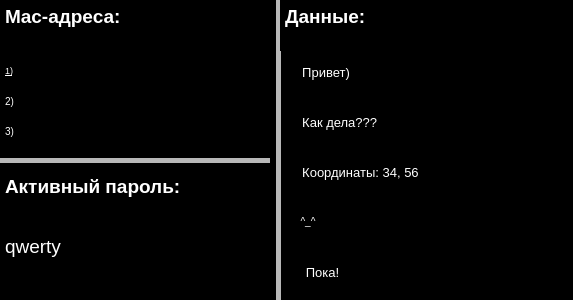
<?xml version="1.0" encoding="UTF-8"?>
<ui version="4.0">
 <class>Dialog</class>
 <widget class="QDialog" name="Dialog">
  <property name="geometry">
   <rect>
    <x>0</x>
    <y>0</y>
    <width>573</width>
    <height>300</height>
   </rect>
  </property>
  <property name="sizeIncrement">
   <size>
    <width>640</width>
    <height>480</height>
   </size>
  </property>
  <property name="windowTitle">
   <string>Program</string>
  </property>
  <property name="styleSheet">
   <string notr="true">background-color:rgb(0, 0, 0)</string>
  </property>
  <widget class="Line" name="line">
   <property name="geometry">
    <rect>
     <x>270</x>
     <y>-20</y>
     <width>16</width>
     <height>321</height>
    </rect>
   </property>
   <property name="minimumSize">
    <size>
     <width>0</width>
     <height>0</height>
    </size>
   </property>
   <property name="sizeIncrement">
    <size>
     <width>90</width>
     <height>90</height>
    </size>
   </property>
   <property name="baseSize">
    <size>
     <width>90</width>
     <height>90</height>
    </size>
   </property>
   <property name="font">
    <font>
     <family>Niagara Solid</family>
    </font>
   </property>
   <property name="mouseTracking">
    <bool>false</bool>
   </property>
   <property name="tabletTracking">
    <bool>false</bool>
   </property>
   <property name="acceptDrops">
    <bool>false</bool>
   </property>
   <property name="autoFillBackground">
    <bool>false</bool>
   </property>
   <property name="midLineWidth">
    <number>5</number>
   </property>
   <property name="orientation">
    <enum>Qt::Vertical</enum>
   </property>
  </widget>
  <widget class="Line" name="line_2">
   <property name="geometry">
    <rect>
     <x>-10</x>
     <y>150</y>
     <width>281</width>
     <height>20</height>
    </rect>
   </property>
   <property name="midLineWidth">
    <number>5</number>
   </property>
   <property name="orientation">
    <enum>Qt::Horizontal</enum>
   </property>
  </widget>
  <widget class="QTextBrowser" name="textBrowser">
   <property name="geometry">
    <rect>
     <x>0</x>
     <y>0</y>
     <width>271</width>
     <height>61</height>
    </rect>
   </property>
   <property name="styleSheet">
    <string notr="true">background-color: rgb(0, 0, 0);
color: rgb(255, 255, 255);</string>
   </property>
   <property name="html">
    <string>&lt;!DOCTYPE HTML PUBLIC &quot;-//W3C//DTD HTML 4.0//EN&quot; &quot;http://www.w3.org/TR/REC-html40/strict.dtd&quot;&gt;
&lt;html&gt;&lt;head&gt;&lt;meta name=&quot;qrichtext&quot; content=&quot;1&quot; /&gt;&lt;style type=&quot;text/css&quot;&gt;
p, li { white-space: pre-wrap; }
&lt;/style&gt;&lt;/head&gt;&lt;body style=&quot; font-family:'MS Shell Dlg 2'; font-size:7.8pt; font-weight:400; font-style:normal;&quot;&gt;
&lt;p style=&quot; margin-top:0px; margin-bottom:0px; margin-left:0px; margin-right:0px; -qt-block-indent:0; text-indent:0px;&quot;&gt;&lt;span style=&quot; font-size:14pt; font-weight:600;&quot;&gt;Mac-адреса:&lt;/span&gt;&lt;/p&gt;&lt;/body&gt;&lt;/html&gt;</string>
   </property>
  </widget>
  <widget class="QTextBrowser" name="textBrowser_2">
   <property name="geometry">
    <rect>
     <x>0</x>
     <y>60</y>
     <width>31</width>
     <height>31</height>
    </rect>
   </property>
   <property name="styleSheet">
    <string notr="true">background-color: rgb(0, 0, 0);
color: rgb(255, 255, 255);</string>
   </property>
   <property name="html">
    <string>&lt;!DOCTYPE HTML PUBLIC &quot;-//W3C//DTD HTML 4.0//EN&quot; &quot;http://www.w3.org/TR/REC-html40/strict.dtd&quot;&gt;
&lt;html&gt;&lt;head&gt;&lt;meta name=&quot;qrichtext&quot; content=&quot;1&quot; /&gt;&lt;style type=&quot;text/css&quot;&gt;
p, li { white-space: pre-wrap; }
&lt;/style&gt;&lt;/head&gt;&lt;body style=&quot; font-family:'MS Shell Dlg 2'; font-size:7.8pt; font-weight:400; font-style:normal;&quot;&gt;
&lt;p style=&quot; margin-top:0px; margin-bottom:0px; margin-left:0px; margin-right:0px; -qt-block-indent:0; text-indent:0px;&quot;&gt;&lt;span style=&quot; font-size:7pt; text-decoration: underline;&quot;&gt;1)&lt;/span&gt;&lt;/p&gt;&lt;/body&gt;&lt;/html&gt;</string>
   </property>
  </widget>
  <widget class="QTextBrowser" name="textBrowser_3">
   <property name="geometry">
    <rect>
     <x>0</x>
     <y>90</y>
     <width>31</width>
     <height>31</height>
    </rect>
   </property>
   <property name="styleSheet">
    <string notr="true">background-color: rgb(0, 0, 0);
color: rgb(255, 255, 255);</string>
   </property>
   <property name="html">
    <string>&lt;!DOCTYPE HTML PUBLIC &quot;-//W3C//DTD HTML 4.0//EN&quot; &quot;http://www.w3.org/TR/REC-html40/strict.dtd&quot;&gt;
&lt;html&gt;&lt;head&gt;&lt;meta name=&quot;qrichtext&quot; content=&quot;1&quot; /&gt;&lt;style type=&quot;text/css&quot;&gt;
p, li { white-space: pre-wrap; }
&lt;/style&gt;&lt;/head&gt;&lt;body style=&quot; font-family:'MS Shell Dlg 2'; font-size:7.8pt; font-weight:400; font-style:normal;&quot;&gt;
&lt;p style=&quot; margin-top:0px; margin-bottom:0px; margin-left:0px; margin-right:0px; -qt-block-indent:0; text-indent:0px;&quot;&gt;2)&lt;/p&gt;&lt;/body&gt;&lt;/html&gt;</string>
   </property>
  </widget>
  <widget class="QTextBrowser" name="textBrowser_4">
   <property name="geometry">
    <rect>
     <x>0</x>
     <y>120</y>
     <width>31</width>
     <height>31</height>
    </rect>
   </property>
   <property name="styleSheet">
    <string notr="true">background-color: rgb(0, 0, 0);
color: rgb(255, 255, 255);</string>
   </property>
   <property name="html">
    <string>&lt;!DOCTYPE HTML PUBLIC &quot;-//W3C//DTD HTML 4.0//EN&quot; &quot;http://www.w3.org/TR/REC-html40/strict.dtd&quot;&gt;
&lt;html&gt;&lt;head&gt;&lt;meta name=&quot;qrichtext&quot; content=&quot;1&quot; /&gt;&lt;style type=&quot;text/css&quot;&gt;
p, li { white-space: pre-wrap; }
&lt;/style&gt;&lt;/head&gt;&lt;body style=&quot; font-family:'MS Shell Dlg 2'; font-size:7.8pt; font-weight:400; font-style:normal;&quot;&gt;
&lt;p style=&quot; margin-top:0px; margin-bottom:0px; margin-left:0px; margin-right:0px; -qt-block-indent:0; text-indent:0px;&quot;&gt;3)&lt;/p&gt;&lt;/body&gt;&lt;/html&gt;</string>
   </property>
  </widget>
  <widget class="QTextBrowser" name="textBrowser_5">
   <property name="geometry">
    <rect>
     <x>0</x>
     <y>170</y>
     <width>271</width>
     <height>41</height>
    </rect>
   </property>
   <property name="styleSheet">
    <string notr="true">background-color: rgb(0, 0, 0);
color: rgb(255, 255, 255);</string>
   </property>
   <property name="html">
    <string>&lt;!DOCTYPE HTML PUBLIC &quot;-//W3C//DTD HTML 4.0//EN&quot; &quot;http://www.w3.org/TR/REC-html40/strict.dtd&quot;&gt;
&lt;html&gt;&lt;head&gt;&lt;meta name=&quot;qrichtext&quot; content=&quot;1&quot; /&gt;&lt;style type=&quot;text/css&quot;&gt;
p, li { white-space: pre-wrap; }
&lt;/style&gt;&lt;/head&gt;&lt;body style=&quot; font-family:'MS Shell Dlg 2'; font-size:7.8pt; font-weight:400; font-style:normal;&quot;&gt;
&lt;p style=&quot; margin-top:0px; margin-bottom:0px; margin-left:0px; margin-right:0px; -qt-block-indent:0; text-indent:0px;&quot;&gt;&lt;span style=&quot; font-size:14pt; font-weight:600;&quot;&gt;Активный пароль:&lt;/span&gt;&lt;/p&gt;&lt;/body&gt;&lt;/html&gt;</string>
   </property>
  </widget>
  <widget class="QTextBrowser" name="textBrowser_6">
   <property name="geometry">
    <rect>
     <x>0</x>
     <y>230</y>
     <width>271</width>
     <height>41</height>
    </rect>
   </property>
   <property name="styleSheet">
    <string notr="true">background-color: rgb(0, 0, 0);
color: rgb(255, 255, 255);</string>
   </property>
   <property name="html">
    <string>&lt;!DOCTYPE HTML PUBLIC &quot;-//W3C//DTD HTML 4.0//EN&quot; &quot;http://www.w3.org/TR/REC-html40/strict.dtd&quot;&gt;
&lt;html&gt;&lt;head&gt;&lt;meta name=&quot;qrichtext&quot; content=&quot;1&quot; /&gt;&lt;style type=&quot;text/css&quot;&gt;
p, li { white-space: pre-wrap; }
&lt;/style&gt;&lt;/head&gt;&lt;body style=&quot; font-family:'MS Shell Dlg 2'; font-size:7.8pt; font-weight:400; font-style:normal;&quot;&gt;
&lt;p style=&quot; margin-top:0px; margin-bottom:0px; margin-left:0px; margin-right:0px; -qt-block-indent:0; text-indent:0px;&quot;&gt;&lt;span style=&quot; font-size:14pt;&quot;&gt;qwerty&lt;/span&gt;&lt;/p&gt;&lt;/body&gt;&lt;/html&gt;</string>
   </property>
  </widget>
  <widget class="QTextBrowser" name="textBrowser_7">
   <property name="geometry">
    <rect>
     <x>280</x>
     <y>0</y>
     <width>291</width>
     <height>51</height>
    </rect>
   </property>
   <property name="styleSheet">
    <string notr="true">background-color: rgb(0, 0, 0);
color: rgb(255, 255, 255);</string>
   </property>
   <property name="html">
    <string>&lt;!DOCTYPE HTML PUBLIC &quot;-//W3C//DTD HTML 4.0//EN&quot; &quot;http://www.w3.org/TR/REC-html40/strict.dtd&quot;&gt;
&lt;html&gt;&lt;head&gt;&lt;meta name=&quot;qrichtext&quot; content=&quot;1&quot; /&gt;&lt;style type=&quot;text/css&quot;&gt;
p, li { white-space: pre-wrap; }
&lt;/style&gt;&lt;/head&gt;&lt;body style=&quot; font-family:'MS Shell Dlg 2'; font-size:7.8pt; font-weight:400; font-style:normal;&quot;&gt;
&lt;p style=&quot; margin-top:0px; margin-bottom:0px; margin-left:0px; margin-right:0px; -qt-block-indent:0; text-indent:0px;&quot;&gt;&lt;span style=&quot; font-size:14pt; font-weight:600;&quot;&gt;Данные:&lt;/span&gt;&lt;/p&gt;&lt;/body&gt;&lt;/html&gt;</string>
   </property>
  </widget>
  <widget class="QTextBrowser" name="textBrowser_8">
   <property name="geometry">
    <rect>
     <x>290</x>
     <y>60</y>
     <width>271</width>
     <height>31</height>
    </rect>
   </property>
   <property name="styleSheet">
    <string notr="true">background-color: rgb(0, 0, 0);
color: rgb(255, 255, 255);</string>
   </property>
   <property name="html">
    <string>&lt;!DOCTYPE HTML PUBLIC &quot;-//W3C//DTD HTML 4.0//EN&quot; &quot;http://www.w3.org/TR/REC-html40/strict.dtd&quot;&gt;
&lt;html&gt;&lt;head&gt;&lt;meta name=&quot;qrichtext&quot; content=&quot;1&quot; /&gt;&lt;style type=&quot;text/css&quot;&gt;
p, li { white-space: pre-wrap; }
&lt;/style&gt;&lt;/head&gt;&lt;body style=&quot; font-family:'MS Shell Dlg 2'; font-size:7.8pt; font-weight:400; font-style:normal;&quot;&gt;
&lt;p style=&quot; margin-top:0px; margin-bottom:0px; margin-left:0px; margin-right:0px; -qt-block-indent:0; text-indent:0px;&quot;&gt;&lt;span style=&quot; font-size:10pt;&quot;&gt;  Привет)&lt;/span&gt;&lt;/p&gt;&lt;/body&gt;&lt;/html&gt;</string>
   </property>
  </widget>
  <widget class="QTextBrowser" name="textBrowser_9">
   <property name="geometry">
    <rect>
     <x>290</x>
     <y>110</y>
     <width>271</width>
     <height>31</height>
    </rect>
   </property>
   <property name="styleSheet">
    <string notr="true">background-color: rgb(0, 0, 0);
color: rgb(255, 255, 255);
</string>
   </property>
   <property name="html">
    <string>&lt;!DOCTYPE HTML PUBLIC &quot;-//W3C//DTD HTML 4.0//EN&quot; &quot;http://www.w3.org/TR/REC-html40/strict.dtd&quot;&gt;
&lt;html&gt;&lt;head&gt;&lt;meta name=&quot;qrichtext&quot; content=&quot;1&quot; /&gt;&lt;style type=&quot;text/css&quot;&gt;
p, li { white-space: pre-wrap; }
&lt;/style&gt;&lt;/head&gt;&lt;body style=&quot; font-family:'MS Shell Dlg 2'; font-size:7.8pt; font-weight:400; font-style:normal;&quot;&gt;
&lt;p style=&quot; margin-top:0px; margin-bottom:0px; margin-left:0px; margin-right:0px; -qt-block-indent:0; text-indent:0px;&quot;&gt;&lt;span style=&quot; font-size:10pt;&quot;&gt;  Как дела???&lt;/span&gt;&lt;/p&gt;&lt;/body&gt;&lt;/html&gt;</string>
   </property>
  </widget>
  <widget class="QTextBrowser" name="textBrowser_12">
   <property name="geometry">
    <rect>
     <x>290</x>
     <y>210</y>
     <width>271</width>
     <height>31</height>
    </rect>
   </property>
   <property name="styleSheet">
    <string notr="true">background-color: rgb(0, 0, 0);
color: rgb(255, 255, 255);</string>
   </property>
   <property name="html">
    <string>&lt;!DOCTYPE HTML PUBLIC &quot;-//W3C//DTD HTML 4.0//EN&quot; &quot;http://www.w3.org/TR/REC-html40/strict.dtd&quot;&gt;
&lt;html&gt;&lt;head&gt;&lt;meta name=&quot;qrichtext&quot; content=&quot;1&quot; /&gt;&lt;style type=&quot;text/css&quot;&gt;
p, li { white-space: pre-wrap; }
&lt;/style&gt;&lt;/head&gt;&lt;body style=&quot; font-family:'MS Shell Dlg 2'; font-size:7.8pt; font-weight:400; font-style:normal;&quot;&gt;
&lt;p style=&quot; margin-top:0px; margin-bottom:0px; margin-left:0px; margin-right:0px; -qt-block-indent:0; text-indent:0px;&quot;&gt;  ^_^ &lt;/p&gt;&lt;/body&gt;&lt;/html&gt;</string>
   </property>
  </widget>
  <widget class="QTextBrowser" name="textBrowser_11">
   <property name="geometry">
    <rect>
     <x>290</x>
     <y>160</y>
     <width>271</width>
     <height>31</height>
    </rect>
   </property>
   <property name="styleSheet">
    <string notr="true">background-color: rgb(0, 0, 0);
color: rgb(255, 255, 255);
</string>
   </property>
   <property name="html">
    <string>&lt;!DOCTYPE HTML PUBLIC &quot;-//W3C//DTD HTML 4.0//EN&quot; &quot;http://www.w3.org/TR/REC-html40/strict.dtd&quot;&gt;
&lt;html&gt;&lt;head&gt;&lt;meta name=&quot;qrichtext&quot; content=&quot;1&quot; /&gt;&lt;style type=&quot;text/css&quot;&gt;
p, li { white-space: pre-wrap; }
&lt;/style&gt;&lt;/head&gt;&lt;body style=&quot; font-family:'MS Shell Dlg 2'; font-size:7.8pt; font-weight:400; font-style:normal;&quot;&gt;
&lt;p style=&quot; margin-top:0px; margin-bottom:0px; margin-left:0px; margin-right:0px; -qt-block-indent:0; text-indent:0px;&quot;&gt;&lt;span style=&quot; font-size:10pt;&quot;&gt;  Координаты: 34, 56&lt;/span&gt;&lt;/p&gt;&lt;/body&gt;&lt;/html&gt;</string>
   </property>
  </widget>
  <widget class="QTextBrowser" name="textBrowser_13">
   <property name="geometry">
    <rect>
     <x>290</x>
     <y>260</y>
     <width>271</width>
     <height>31</height>
    </rect>
   </property>
   <property name="styleSheet">
    <string notr="true">background-color: rgb(0, 0, 0);
color: rgb(255, 255, 255);</string>
   </property>
   <property name="html">
    <string>&lt;!DOCTYPE HTML PUBLIC &quot;-//W3C//DTD HTML 4.0//EN&quot; &quot;http://www.w3.org/TR/REC-html40/strict.dtd&quot;&gt;
&lt;html&gt;&lt;head&gt;&lt;meta name=&quot;qrichtext&quot; content=&quot;1&quot; /&gt;&lt;style type=&quot;text/css&quot;&gt;
p, li { white-space: pre-wrap; }
&lt;/style&gt;&lt;/head&gt;&lt;body style=&quot; font-family:'MS Shell Dlg 2'; font-size:7.8pt; font-weight:400; font-style:normal;&quot;&gt;
&lt;p style=&quot; margin-top:0px; margin-bottom:0px; margin-left:0px; margin-right:0px; -qt-block-indent:0; text-indent:0px;&quot;&gt;&lt;span style=&quot; font-size:10pt;&quot;&gt;   Пока!&lt;/span&gt;&lt;/p&gt;&lt;/body&gt;&lt;/html&gt;</string>
   </property>
  </widget>
  <widget class="QLineEdit" name="lineEdit">
   <property name="geometry">
    <rect>
     <x>70</x>
     <y>60</y>
     <width>201</width>
     <height>21</height>
    </rect>
   </property>
   <property name="styleSheet">
    <string notr="true">background-color: rgb(0, 0, 0);
color: rgb(255, 255, 255);</string>
   </property>
   <property name="text">
    <string/>
   </property>
  </widget>
  <widget class="QLineEdit" name="lineEdit_2">
   <property name="geometry">
    <rect>
     <x>70</x>
     <y>120</y>
     <width>201</width>
     <height>22</height>
    </rect>
   </property>
   <property name="styleSheet">
    <string notr="true">background-color: rgb(0, 0, 0);
color: rgb(255, 255, 255);</string>
   </property>
   <property name="text">
    <string/>
   </property>
  </widget>
  <widget class="QLineEdit" name="lineEdit_3">
   <property name="geometry">
    <rect>
     <x>70</x>
     <y>90</y>
     <width>201</width>
     <height>22</height>
    </rect>
   </property>
   <property name="styleSheet">
    <string notr="true">background-color: rgb(0, 0, 0);
color: rgb(255, 255, 255);</string>
   </property>
   <property name="text">
    <string/>
   </property>
  </widget>
  <widget class="QCheckBox" name="checkBox">
   <property name="geometry">
    <rect>
     <x>40</x>
     <y>60</y>
     <width>16</width>
     <height>20</height>
    </rect>
   </property>
   <property name="styleSheet">
    <string notr="true">background-color: rgb(0, 0, 0);
color: rgb(255, 255, 255);</string>
   </property>
   <property name="text">
    <string/>
   </property>
  </widget>
  <widget class="QCheckBox" name="checkBox_2">
   <property name="geometry">
    <rect>
     <x>40</x>
     <y>90</y>
     <width>16</width>
     <height>20</height>
    </rect>
   </property>
   <property name="styleSheet">
    <string notr="true">background-color: rgb(0, 0, 0);
color: rgb(255, 255, 255);</string>
   </property>
   <property name="text">
    <string/>
   </property>
  </widget>
  <widget class="QCheckBox" name="checkBox_3">
   <property name="geometry">
    <rect>
     <x>40</x>
     <y>130</y>
     <width>16</width>
     <height>20</height>
    </rect>
   </property>
   <property name="styleSheet">
    <string notr="true">background-color: rgb(0, 0, 0);
color: rgb(255, 255, 255);</string>
   </property>
   <property name="text">
    <string/>
   </property>
  </widget>
 </widget>
 <resources/>
 <connections/>
</ui>
